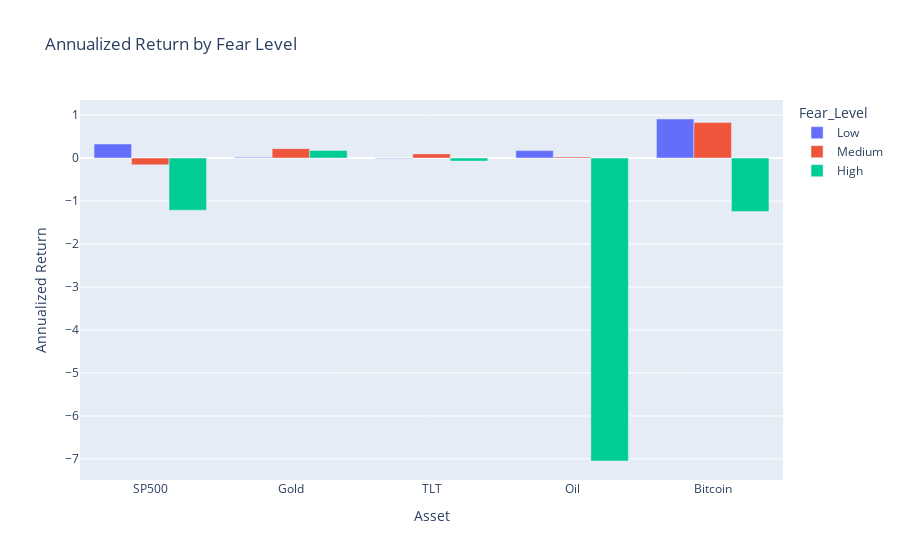
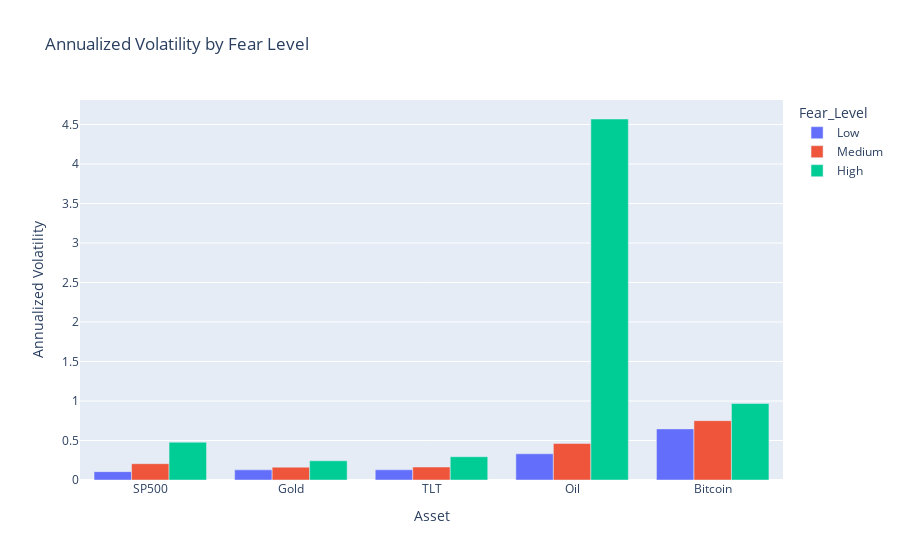
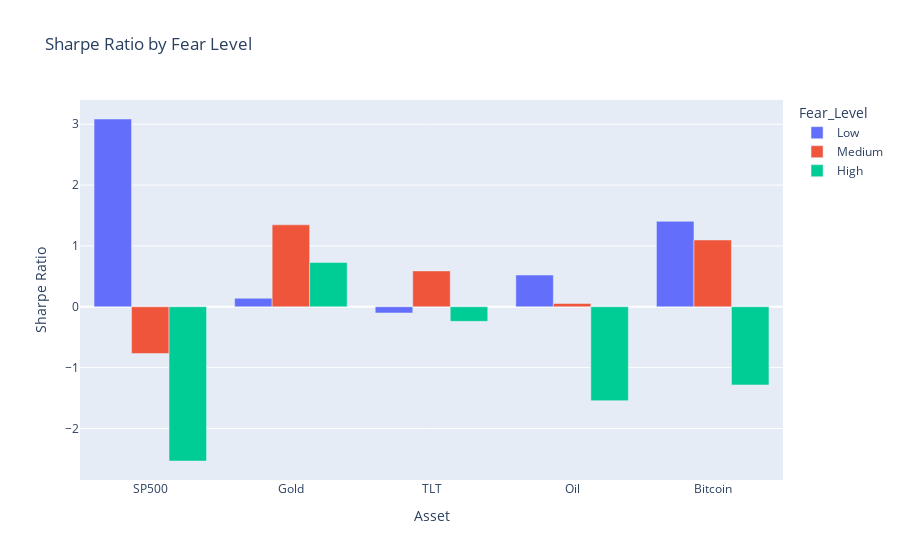

Notebook code cell kept with these figures, in order:
### Markdown cell above
##  Step 3: Visualize Basic Asset Statistics
I compute annualized returns, volatilities, or Sharpe ratios under different VIX fear regimes.

### Code cell
import plotly.express as px
import pandas as pd

# Reshape data for plotting
asset_cols = ['SP500', 'Gold', 'TLT', 'Oil', 'Bitcoin']
fear_levels = ['Low', 'Medium', 'High']

# Data for annualized return bar chart
annual_return_data = []
for fear in fear_levels:
    for asset in asset_cols:
        annual_return = performance_summary[fear].loc[asset, 'Annualized Return']
        annual_return_data.append({'Asset': asset, 'Fear_Level': fear, 'Annualized Return': annual_return})

annual_return_df = pd.DataFrame(annual_return_data)

# Data for annualized volatility bar chart
volatility_data = []
for fear in fear_levels:
    for asset in asset_cols:
        vol = performance_summary[fear].loc[asset, 'Annualized Volatility']
        volatility_data.append({'Asset': asset, 'Fear_Level': fear, 'Annualized Volatility': vol})

volatility_df = pd.DataFrame(volatility_data)

# Data for Sharpe ratio bar chart
sharpe_data = []
for fear in fear_levels:
    for asset in asset_cols:
        sharpe = performance_summary[fear].loc[asset, 'Sharpe Ratio']
        sharpe_data.append({'Asset': asset, 'Fear_Level': fear, 'Sharpe Ratio': sharpe})

sharpe_df = pd.DataFrame(sharpe_data)

# Plotting!

# Annualized return bar chart
fig_return = px.bar(annual_return_df, x='Asset', y='Annualized Return', color='Fear_Level', barmode='group',
                    title="Annualized Return by Fear Level")
fig_return.show()

# Annualized volatility bar chart
fig_vol = px.bar(volatility_df, x='Asset', y='Annualized Volatility', color='Fear_Level', barmode='group',
                 title="Annualized Volatility by Fear Level")
fig_vol.show()

# Sharpe ratio bar chart
fig_sharpe = px.bar(sharpe_df, x='Asset', y='Sharpe Ratio', color='Fear_Level', barmode='group',
                    title="Sharpe Ratio by Fear Level")
fig_sharpe.show()

### Figure 1 — Plotly figure (JSON) as saved in the notebook; plotly's stock layout.template omitted (floating-point values rounded to 4 significant figures)
{"data": [{"alignmentgroup": "True", "hovertemplate": "Fear_Level=Low<br>Asset=%{x}<br>Annualized Return=%{y}<extra></extra>", "legendgroup": "Low", "marker": {"color": "#636efa", "pattern": {"shape": ""}}, "name": "Low", "offsetgroup": "Low", "orientation": "v", "showlegend": true, "textposition": "auto", "type": "bar", "x": ["SP500", "Gold", "TLT", "Oil", "Bitcoin"], "xaxis": "x", "y": [0.3268, 0.01794, -0.01316, 0.173, 0.9085], "yaxis": "y"}, {"alignmentgroup": "True", "hovertemplate": "Fear_Level=Medium<br>Asset=%{x}<br>Annualized Return=%{y}<extra></extra>", "legendgroup": "Medium", "marker": {"color": "#EF553B", "pattern": {"shape": ""}}, "name": "Medium", "offsetgroup": "Medium", "orientation": "v", "showlegend": true, "textposition": "auto", "type": "bar", "x": ["SP500", "Gold", "TLT", "Oil", "Bitcoin"], "xaxis": "x", "y": [-0.1584, 0.219, 0.09699, 0.02483, 0.8248], "yaxis": "y"}, {"alignmentgroup": "True", "hovertemplate": "Fear_Level=High<br>Asset=%{x}<br>Annualized Return=%{y}<extra></extra>", "legendgroup": "High", "marker": {"color": "#00cc96", "pattern": {"shape": ""}}, "name": "High", "offsetgroup": "High", "orientation": "v", "showlegend": true, "textposition": "auto", "type": "bar", "x": ["SP500", "Gold", "TLT", "Oil", "Bitcoin"], "xaxis": "x", "y": [-1.212, 0.177, -0.07069, -7.048, -1.243], "yaxis": "y"}], "layout": {"barmode": "group", "legend": {"title": {"text": "Fear_Level"}, "tracegroupgap": 0}, "title": {"text": "Annualized Return by Fear Level"}, "xaxis": {"anchor": "y", "domain": [0, 1], "title": {"text": "Asset"}}, "yaxis": {"anchor": "x", "domain": [0, 1], "title": {"text": "Annualized Return"}}}}

### Figure 2 — Plotly figure (JSON) as saved in the notebook; plotly's stock layout.template omitted (floating-point values rounded to 4 significant figures)
{"data": [{"alignmentgroup": "True", "hovertemplate": "Fear_Level=Low<br>Asset=%{x}<br>Annualized Volatility=%{y}<extra></extra>", "legendgroup": "Low", "marker": {"color": "#636efa", "pattern": {"shape": ""}}, "name": "Low", "offsetgroup": "Low", "orientation": "v", "showlegend": true, "textposition": "auto", "type": "bar", "x": ["SP500", "Gold", "TLT", "Oil", "Bitcoin"], "xaxis": "x", "y": [0.1059, 0.1283, 0.1294, 0.3317, 0.647], "yaxis": "y"}, {"alignmentgroup": "True", "hovertemplate": "Fear_Level=Medium<br>Asset=%{x}<br>Annualized Volatility=%{y}<extra></extra>", "legendgroup": "Medium", "marker": {"color": "#EF553B", "pattern": {"shape": ""}}, "name": "Medium", "offsetgroup": "Medium", "orientation": "v", "showlegend": true, "textposition": "auto", "type": "bar", "x": ["SP500", "Gold", "TLT", "Oil", "Bitcoin"], "xaxis": "x", "y": [0.2063, 0.1626, 0.1645, 0.4618, 0.7511], "yaxis": "y"}, {"alignmentgroup": "True", "hovertemplate": "Fear_Level=High<br>Asset=%{x}<br>Annualized Volatility=%{y}<extra></extra>", "legendgroup": "High", "marker": {"color": "#00cc96", "pattern": {"shape": ""}}, "name": "High", "offsetgroup": "High", "orientation": "v", "showlegend": true, "textposition": "auto", "type": "bar", "x": ["SP500", "Gold", "TLT", "Oil", "Bitcoin"], "xaxis": "x", "y": [0.4784, 0.2434, 0.2948, 4.569, 0.9681], "yaxis": "y"}], "layout": {"barmode": "group", "legend": {"title": {"text": "Fear_Level"}, "tracegroupgap": 0}, "title": {"text": "Annualized Volatility by Fear Level"}, "xaxis": {"anchor": "y", "domain": [0, 1], "title": {"text": "Asset"}}, "yaxis": {"anchor": "x", "domain": [0, 1], "title": {"text": "Annualized Volatility"}}}}

### Figure 3 — Plotly figure (JSON) as saved in the notebook; plotly's stock layout.template omitted (floating-point values rounded to 4 significant figures)
{"data": [{"alignmentgroup": "True", "hovertemplate": "Fear_Level=Low<br>Asset=%{x}<br>Sharpe Ratio=%{y}<extra></extra>", "legendgroup": "Low", "marker": {"color": "#636efa", "pattern": {"shape": ""}}, "name": "Low", "offsetgroup": "Low", "orientation": "v", "showlegend": true, "textposition": "auto", "type": "bar", "x": ["SP500", "Gold", "TLT", "Oil", "Bitcoin"], "xaxis": "x", "y": [3.086, 0.1398, -0.1016, 0.5217, 1.404], "yaxis": "y"}, {"alignmentgroup": "True", "hovertemplate": "Fear_Level=Medium<br>Asset=%{x}<br>Sharpe Ratio=%{y}<extra></extra>", "legendgroup": "Medium", "marker": {"color": "#EF553B", "pattern": {"shape": ""}}, "name": "Medium", "offsetgroup": "Medium", "orientation": "v", "showlegend": true, "textposition": "auto", "type": "bar", "x": ["SP500", "Gold", "TLT", "Oil", "Bitcoin"], "xaxis": "x", "y": [-0.7676, 1.347, 0.5895, 0.05378, 1.098], "yaxis": "y"}, {"alignmentgroup": "True", "hovertemplate": "Fear_Level=High<br>Asset=%{x}<br>Sharpe Ratio=%{y}<extra></extra>", "legendgroup": "High", "marker": {"color": "#00cc96", "pattern": {"shape": ""}}, "name": "High", "offsetgroup": "High", "orientation": "v", "showlegend": true, "textposition": "auto", "type": "bar", "x": ["SP500", "Gold", "TLT", "Oil", "Bitcoin"], "xaxis": "x", "y": [-2.535, 0.7274, -0.2398, -1.542, -1.284], "yaxis": "y"}], "layout": {"barmode": "group", "legend": {"title": {"text": "Fear_Level"}, "tracegroupgap": 0}, "title": {"text": "Sharpe Ratio by Fear Level"}, "xaxis": {"anchor": "y", "domain": [0, 1], "title": {"text": "Asset"}}, "yaxis": {"anchor": "x", "domain": [0, 1], "title": {"text": "Sharpe Ratio"}}}}
